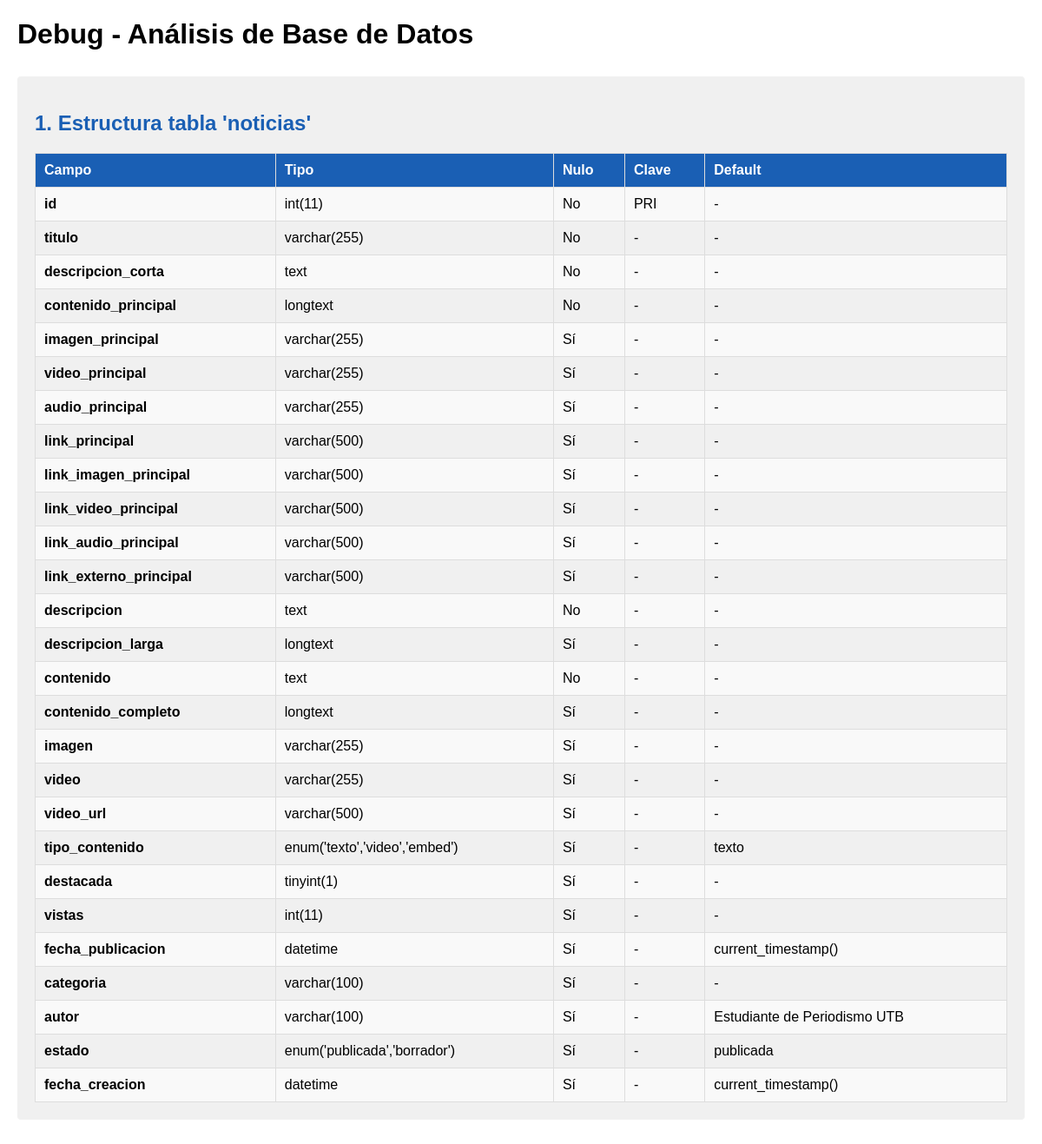
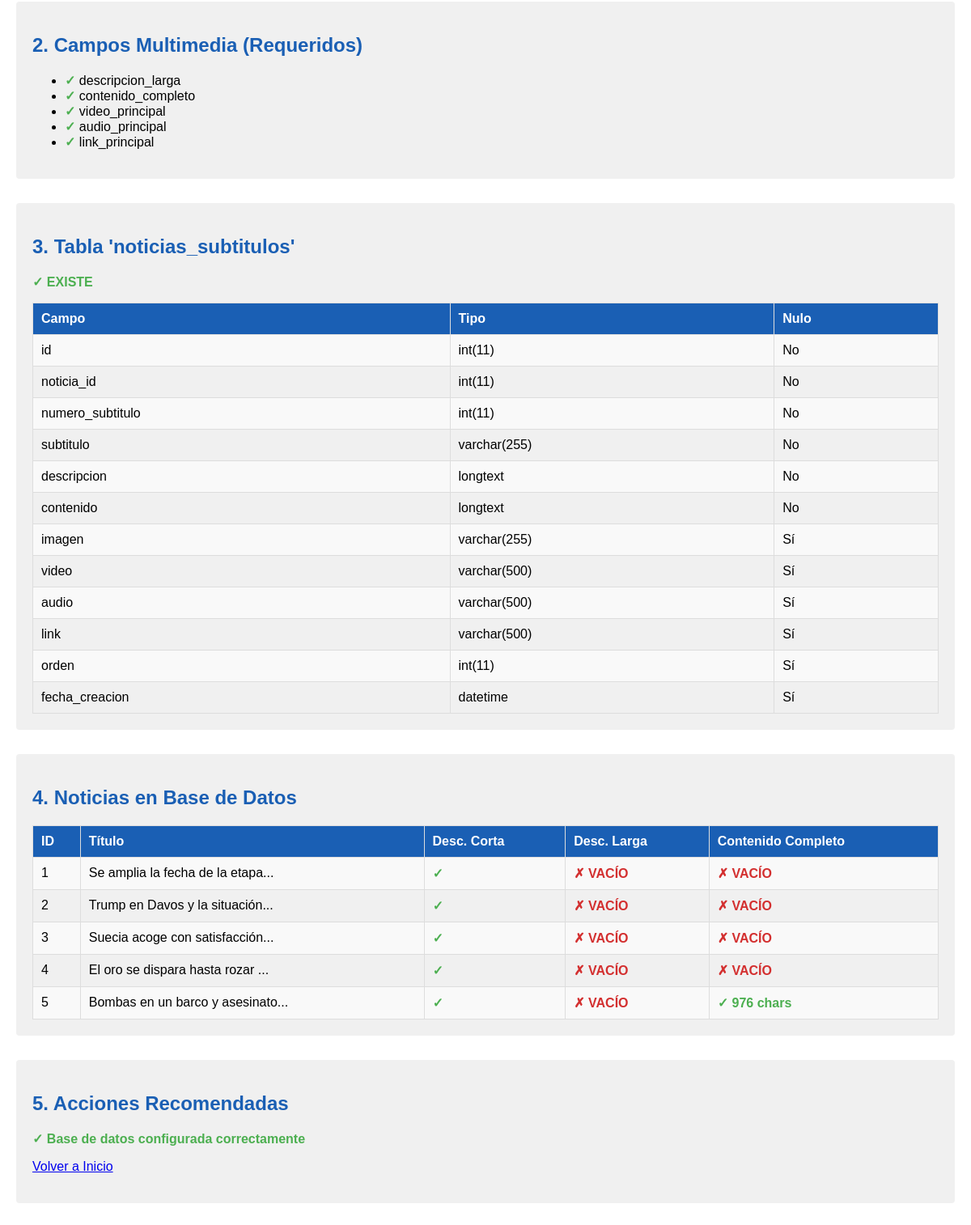
The page /admin/debug_bd.php on the database its author committed (2 pictures, top to bottom).
### tables this page shows
CREATE TABLE `noticias` (
  `id` int(11) NOT NULL,
  `titulo` varchar(255) NOT NULL,
  `descripcion_corta` text NOT NULL,
  `contenido_principal` longtext NOT NULL,
  `imagen_principal` varchar(255) DEFAULT NULL,
  `video_principal` varchar(255) DEFAULT NULL,
  `audio_principal` varchar(255) DEFAULT NULL,
  `link_principal` varchar(500) DEFAULT NULL,
  `link_imagen_principal` varchar(500) DEFAULT NULL,
  `link_video_principal` varchar(500) DEFAULT NULL,
  `link_audio_principal` varchar(500) DEFAULT NULL,
  `link_externo_principal` varchar(500) DEFAULT NULL,
  `descripcion` text NOT NULL,
  `descripcion_larga` longtext DEFAULT NULL,
  `contenido` text NOT NULL,
  `contenido_completo` longtext DEFAULT NULL,
  `imagen` varchar(255) DEFAULT NULL,
  `video` varchar(255) DEFAULT NULL,
  `video_url` varchar(500) DEFAULT NULL,
  `tipo_contenido` enum('texto','video','embed') DEFAULT 'texto',
  `destacada` tinyint(1) DEFAULT 0,
  `vistas` int(11) DEFAULT 0,
  `fecha_publicacion` datetime DEFAULT current_timestamp(),
  `categoria` varchar(100) DEFAULT NULL,
  `autor` varchar(100) DEFAULT 'Estudiante de Periodismo UTB',
  `estado` enum('publicada','borrador') DEFAULT 'publicada',
  `fecha_creacion` datetime DEFAULT current_timestamp()
);

### admin/debug_bd.php (the view, shortened to what this page needs)
<?php
require_once 'includes/config.php';
echo "<!DOCTYPE html>";
echo "<html lang='es'>";
echo "<head>";
echo "</head>";
echo "<body>";
echo "<h1>Debug - Análisis de Base de Datos</h1>";
echo "<div class='section'>";
echo "<h2>1. Estructura tabla 'noticias'</h2>";
$result = $conn->query("SHOW COLUMNS FROM noticias");
if ($result && $result->num_rows > 0) {
    echo "<table>";
    echo "<tr><th>Campo</th><th>Tipo</th><th>Nulo</th><th>Clave</th><th>Default</th></tr>";
    while ($row = $result->fetch_assoc()) {
        echo "<tr>";
        echo "<td><strong>" . $row['Field'] . "</strong></td>";
        echo "<td>" . $row['Type'] . "</td>";
        echo "<td>" . ($row['Null'] == 'YES' ? 'Sí' : 'No') . "</td>";
        echo "<td>" . ($row['Key'] ? $row['Key'] : '-') . "</td>";
        echo "<td>" . ($row['Default'] ? $row['Default'] : '-') . "</td>";
        echo "</tr>";
    }
    echo "</table>";
} else {
    echo "<p class='cross'>✗ Error al obtener columnas</p>";
}
echo "</div>";
echo "<div class='section'>";
echo "<h2>2. Campos Multimedia (Requeridos)</h2>";
$required = ['descripcion_larga', 'contenido_completo', 'video_principal', 'audio_principal', 'link_principal'];
$check = $conn->query("SHOW COLUMNS FROM noticias");
$columns = [];
while ($row = $check->fetch_assoc()) {
    $columns[] = $row['Field'];
}
echo "<ul>";
foreach ($required as $field) {
    if (in_array($field, $columns)) {
        echo "<li><span class='check'>✓</span> $field</li>";
    } else {
        echo "<li><span class='cross'>✗</span> $field <strong>(FALTA - Ejecuta migración)</strong></li>";
    }
}
echo "</ul>";
echo "</div>";
echo "<div class='section'>";
echo "<h2>3. Tabla 'noticias_subtitulos'</h2>";
$check_table = $conn->query("SHOW TABLES LIKE 'noticias_subtitulos'");
if ($check_table && $check_table->num_rows > 0) {
    echo "<p><span class='check'>✓ EXISTE</span></p>";
    $result = $conn->query("SHOW COLUMNS FROM noticias_subtitulos");
    echo "<table>";
    echo "<tr><th>Campo</th><th>Tipo</th><th>Nulo</th></tr>";
    while ($row = $result->fetch_assoc()) {
        echo "<tr><td>" . $row['Field'] . "</td><td>" . $row['Type'] . "</td><td>" . ($row['Null'] == 'YES' ? 'Sí' : 'No') . "</td></tr>";
    }
    echo "</table>";
} else {
    echo "<p><span class='cross'>✗ NO EXISTE - Ejecuta migración</span></p>";
}
echo "</div>";
echo "<div class='section'>";
echo "<h2>4. Noticias en Base de Datos</h2>";
$result = $conn->query("SELECT id, titulo, descripcion, descripcion_larga, contenido_completo FROM noticias LIMIT 5");
if ($result && $result->num_rows > 0) {
    echo "<table>";
    echo "<tr><th>ID</th><th>Título</th><th>Desc. Corta</th><th>Desc. Larga</th><th>Contenido Completo</th></tr>";
    while ($row = $result->fetch_assoc()) {
        echo "<tr>";
        echo "<td>" . $row['id'] . "</td>";
        echo "<td>" . substr($row['titulo'], 0, 30) . "...</td>";
        echo "<td>" . (strlen($row['descripcion']) > 0 ? '<span class="check">✓</span>' : '<span class="cross">✗</span>') . "</td>";
        echo "<td>" . (strlen($row['descripcion_larga'] ?? '') > 0 ? '<span class="check">✓ ' . strlen($row['descripcion_larga']) . ' chars</span>' : '<span class="cross">✗ VACÍO</span>') . "</td>";
        echo "<td>" . (strlen($row['contenido_completo'] ?? '') > 0 ? '<span class="check">✓ ' . strlen($row['contenido_completo']) . ' chars</span>' : '<span class="cross">✗ VACÍO</span>') . "</td>";
        echo "</tr>";
    }
    echo "</table>";
} else {
    echo "<p>No hay noticias en la BD</p>";
}
echo "</div>";
echo "<div class='section'>";
echo "<h2>5. Acciones Recomendadas</h2>";
$need_migration = count(array_diff($required, $columns)) > 0;
if ($need_migration) {
    echo "<p><strong>La migración aún NO se ha ejecutado.</strong></p>";
    echo "<p>Columnas faltantes:</p>";
    echo "<ul>";
    foreach (array_diff($required, $columns) as $missing) {
        echo "<li>- $missing</li>";
    }
    echo "</ul>";
    echo "<a href='migracion_multimedia.php' style='background: #1a5fb4; color: white; padding: 15px 30px; text-decoration: none; border-radius: 4px; font-weight: bold; display: inline-block;'>";
    echo "<i class='fas fa-database'></i> Ejecutar Migración Ahora</a>";
} else {
    echo "<p><span class='check'>✓ Base de datos configurada correctamente</span></p>";
    echo "<p><a href='index.php'>Volver a Inicio</a></p>";
}
echo "</div>";
echo "</body>";
echo "</html>";
?>

### rows shown on the page
noticias: id "1", titulo "Se amplia la fecha de la etapa", shows "✗ VACÍO"
noticias: id "2", titulo "Trump en Davos y la situación", shows "✗ VACÍO", contenido_completo "✗ VACÍO"
noticias: id "3", titulo "Suecia acoge con satisfacción", shows "✗ VACÍO"
noticias: id "4", titulo "El oro se dispara hasta rozar", shows "✗ VACÍO", contenido_completo "✗ VACÍO"
noticias: id "5", titulo "Bombas en un barco y asesinato", shows "✗ VACÍO", contenido_completo "976"

### other values the page prints
$row['Field'] "id"
$row['Type'] "int(11)"
$row['Key'] "PRI"
$row['Field'] "titulo"
$row['Type'] "varchar(255)"
$row['Field'] "descripcion_corta"
$row['Type'] "text"
$row['Field'] "contenido_principal"
$row['Type'] "longtext"
$row['Field'] "imagen_principal"
$row['Field'] "video_principal"
$row['Field'] "audio_principal"
$row['Field'] "link_principal"
$row['Type'] "varchar(500)"
$row['Field'] "link_imagen_principal"
